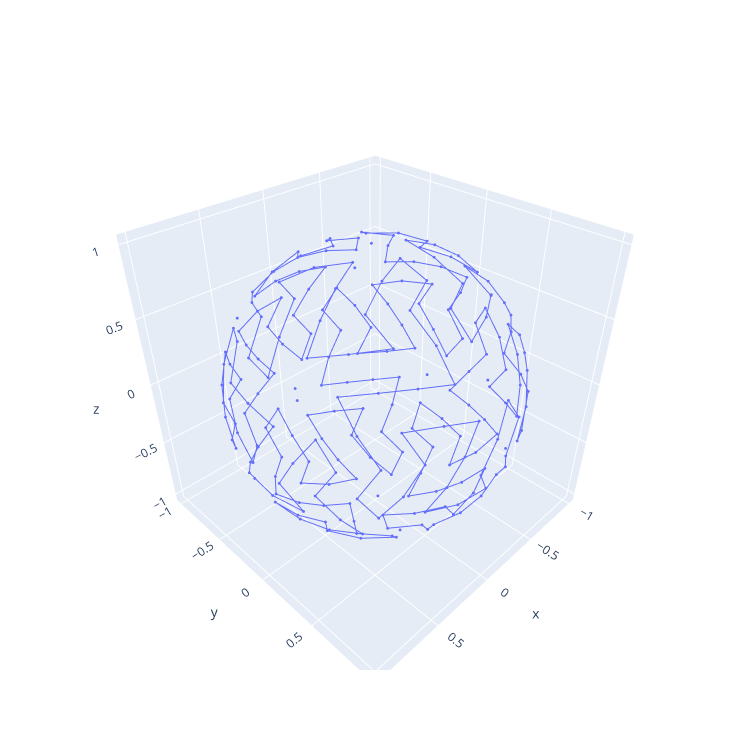

The code cell stored with this chart in its notebook:
### Code cell
# Map patterns to icosahedron

icosphere_coords, icosphere_faces = icosphere_base()

# to make it a list instead of an np array
icosphere_coords = [np.array(x) for x in icosphere_coords]

triangle_coords_3d = np.pad(new_coords, ((0, 0), (0, 1)))

edge_points = {}

icosphere_edges = []

for i, face in enumerate(icosphere_faces):
    transformed_coords = apply_transform(triangle_coords_3d, transformation_mats_list[i])
    base_to_new = [None] * len(triangle_coords)

    # Match corner points
    for j in range(3):
        base_to_new[triangle_corner_points[j]] = face[j]
    
    # Match edges or add new ones
    for edge, points in triangle_edge_points.items():
        new_edge = (base_to_new[edge[0]], base_to_new[edge[1]])
        if new_edge in edge_points:
            new_points = edge_points[new_edge]
            for j in range(len(edge_points[new_edge])):
                base_to_new[points[j]] = new_points[j]
        elif new_edge[::-1] in edge_points:
            new_points = edge_points[new_edge[::-1]][::-1]
            for j in range(len(edge_points[new_edge[::-1]])):
                base_to_new[points[j]] = new_points[j]
        else:
            edge_points[new_edge] = []
            for point in points:
                icosphere_coords.append(transformed_coords[point])
                base_to_new[point] = len(icosphere_coords) - 1
                edge_points[new_edge].append(base_to_new[point])

    # Match rest of points
    for j in range(len(triangle_coords)):
        if base_to_new[j] == None:
            icosphere_coords.append(transformed_coords[j])
            base_to_new[j] = len(icosphere_coords) - 1

    # Create edges
    for edge_list in CHOSEN_EDGES:
        new_edges = [base_to_new[point] for point in edge_list]
        if new_edges not in icosphere_edges and new_edges[::-1] not in icosphere_edges:
            icosphere_edges.append(new_edges)

icosphere_edges = combine_edges(icosphere_edges)

angle = -30 * np.pi/180
rotation_mat = np.array([
    [1, 0, 0],
    [0, np.cos(angle), -np.sin(angle)], 
    [0, np.sin(angle), np.cos(angle)]
])
 
icosphere_coords = (rotation_mat @ np.array(icosphere_coords).T).T

spherical_coords = icosphere_coords.copy()
for i, coord in enumerate(spherical_coords):
    coord_length = (coord[0]**2 + coord[1]**2 + coord[2]**2)**0.5
    spherical_coords[i] = coord/coord_length
icosphere_coords = spherical_coords

show_3d_points(icosphere_coords, icosphere_edges, False)

### Figure 1 — Plotly figure (JSON) as saved in the notebook; plotly's stock layout.template omitted (floating-point values rounded to 4 significant figures; data arrays with more than 128 entries replaced by an {"elided": "..."} marker saying what was removed)
{"data": [{"hovertemplate": "x=%{x}<br>y=%{y}<br>z=%{z}<extra></extra>", "legendgroup": "", "marker": {"color": "#636efa", "size": 1, "symbol": "circle"}, "mode": "markers", "name": "", "scene": "scene", "showlegend": false, "type": "scatter3d", "x": {"elided": "252 float values"}, "y": {"elided": "252 float values"}, "z": {"elided": "252 float values"}}, {"hovertemplate": "x=%{x}<br>y=%{y}<br>z=%{z}<extra></extra>", "legendgroup": "", "line": {"color": "#636efa", "dash": "solid"}, "marker": {"size": 1, "symbol": "circle"}, "mode": "lines", "name": "", "scene": "scene", "showlegend": false, "type": "scatter3d", "x": {"elided": "241 float values"}, "y": {"elided": "241 float values"}, "z": {"elided": "241 float values"}}], "layout": {"height": 750, "width": 750}}
